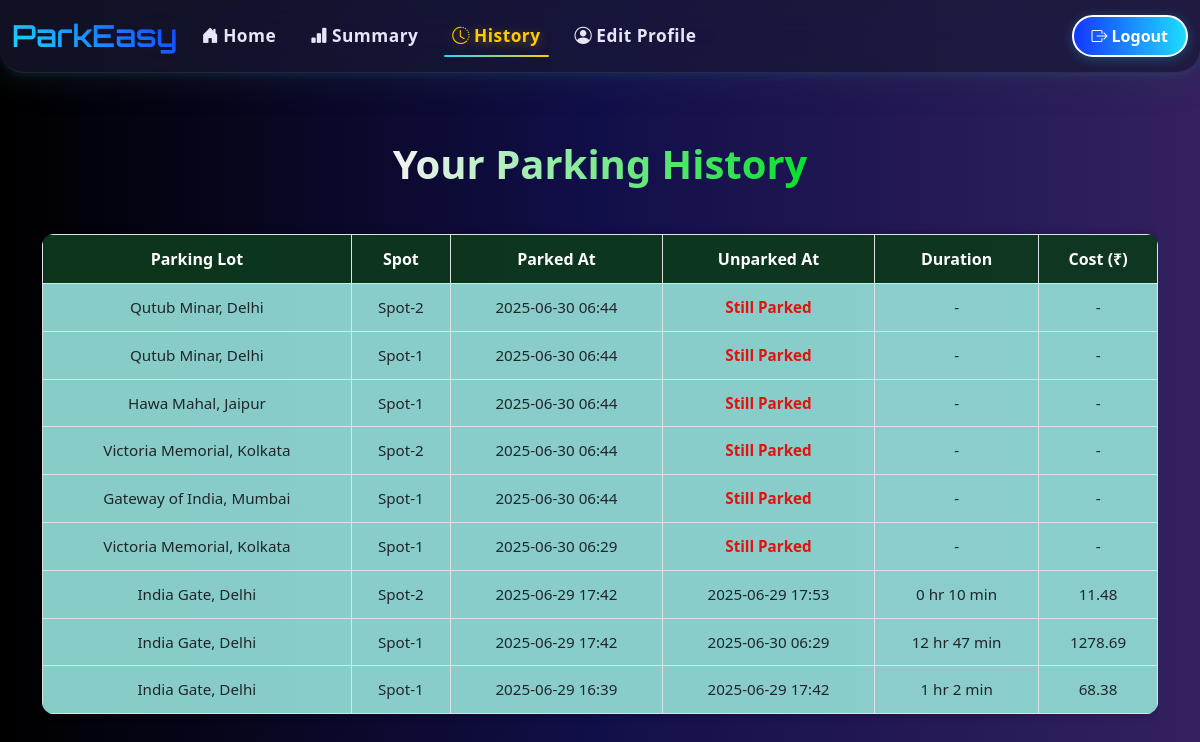
Page /user/history (signed in) on the committed database.
### models.py (models this page shows)
class Reservation(db.Model):
    __tablename__ = 'reservations'
    id = db.Column(db.Integer, primary_key=True)
    spot_id = db.Column(db.Integer, db.ForeignKey('parking_spots.id'), nullable=False)
    user_id = db.Column(db.Integer, db.ForeignKey('users.id'), nullable=False)
    parking_timestamp = db.Column(db.DateTime, default=datetime.utcnow)
    leaving_timestamp = db.Column(db.DateTime, nullable=True)
    parking_cost = db.Column(db.Float, nullable=True)
    note = db.Column(db.Text, nullable=True)

class ParkingLot(db.Model):
    __tablename__ = 'parking_lots'
    id = db.Column(db.Integer, primary_key=True)
    prime_location_name = db.Column(db.String(100), nullable=False)
    price_per_hour = db.Column(db.Float, nullable=False)
    address = db.Column(db.String(200), nullable=False)
    pin_code = db.Column(db.String(6), nullable=False)
    max_spots = db.Column(db.Integer, nullable=False)
    description = db.Column(db.Text, nullable=True)  # Optional
    spots = db.relationship('ParkingSpot', backref='lot', lazy=True, cascade='all, delete-orphan')

class ParkingSpot(db.Model):
    __tablename__ = 'parking_spots'
    id = db.Column(db.Integer, primary_key=True)
    lot_id = db.Column(db.Integer, db.ForeignKey('parking_lots.id'), nullable=False)
    status = db.Column(db.String(1), nullable=False, default='A')  # A=Available, O=Occupied
    spot_label = db.Column(db.String(20), nullable=True)
    reservation = db.relationship('Reservation', backref='spot', uselist=False, cascade='all, delete-orphan')

### app.py (the view)
@app.route('/user/history')
def parking_history():
    if session.get('role') != 'user':
        flash("Unauthorized access!", "warning")
        return redirect(url_for('login'))
    user_id = session['user_id']
    reservations = Reservation.query.filter_by(user_id=user_id).order_by(Reservation.parking_timestamp.desc()).all()
    return render_template('user/parking_history.html', reservations=reservations)

### templates/user/parking_history.html (shortened to what this page needs)
{% extends 'user/layout.html' %}
{% block content %}
<div class="container">
    <h3>Your Parking History</h3>
    {% if reservations %}
        <div class="table-responsive">
            <table class="table table-bordered mt-3">
                <thead>
                    <tr>
                        <th>Parking Lot</th>
                        <th>Spot</th>
                        <th>Parked At</th>
                        <th>Unparked At</th>
                        <th>Duration</th>
                        <th>Cost (₹)</th>
                    </tr>
                </thead>
                <tbody>
                    {% for r in reservations %}
                    <tr>
                        <td>{{ r.spot.lot.prime_location_name }}</td>
                        <td>{{ r.spot.spot_label }}</td>
                        <td>{{ r.parking_timestamp.strftime('%Y-%m-%d %H:%M') }}</td>
                        <td>
                            {% if r.leaving_timestamp %}
                                {{ r.leaving_timestamp.strftime('%Y-%m-%d %H:%M') }}
                            {% else %}
                                <span class="text-warning">Still Parked</span>
                            {% endif %}
                        </td>
                        <td>
                            {% if r.leaving_timestamp %}
                                {% set duration = r.leaving_timestamp - r.parking_timestamp %}
                                {% set total_minutes = duration.total_seconds() // 60 %}
                                {% set hours = (total_minutes // 60) | int %}
                                {% set minutes = (total_minutes % 60) | int %}
                                {{ hours }} hr {{ minutes }} min
                            {% else %}
                                -
                            {% endif %}
                        </td>
                        <td>{{ r.parking_cost if r.parking_cost else '-' }}</td>
                    </tr>
                    {% endfor %}
                </tbody>
            </table>
        </div>
    {% else %}
        <p class="text-muted">No parking history found.</p>
    {% endif %}
</div>
{% endblock %}

### templates/user/layout.html (style rules this page uses)
body { margin: 0; padding-top: 90px; font-family: 'Segoe UI', Tahoma, Geneva, Verdana, sans-serif; background: linear-gradient(to right, #000000, #0c0a4e, #34215f, #94476b); color: #f8f9fa; min-height: 100vh; }

### templates/user/parking_history.html (style rules this page uses)
body { background: linear-gradient(to right, #000000, #110f49, #34215f); color: #fff; }
.container { margin-top: 50px; padding-bottom: 40px; }
h3 { font-size: 2.5rem; margin: 0 auto 30px auto; width: fit-content; background: linear-gradient(to right, #f3f3f3, #07e02e); -webkit-background-clip: text; -webkit-text-fill-color: transparent; font-weight: bold; text-align: center; }
.table { background: rgba(11, 63, 122, 0.8) !important; border-radius: 12px !important; overflow: hidden !important; box-shadow: 0 0 10px rgba(0, 0, 0, 0.3)!important; color: #000000 !important; }
.table thead th { background: #0e3704bd !important; color: #ffffff !important; font-weight: bold; font-size: 1rem; text-align: center; padding: 12px 10px; }
.table td { text-align: center; vertical-align: middle; font-size: 0.95rem; padding: 12px 10px; background-color: rgba(177, 254, 233, 0.755); }
.text-warning { font-weight: bold; color: #e1120b !important; }

### rows in the picture
Reservation: spot.lot.prime_location_name "Qutub Minar, Delhi", spot.spot_label "Spot-2", parking_timestamp "2025-06-30 06:44", shows "Still Parked", parking_cost "-"
Reservation: spot.lot.prime_location_name "Qutub Minar, Delhi", spot.spot_label "Spot-1", parking_timestamp "2025-06-30 06:44", shows "Still Parked", parking_cost "-"
Reservation: spot.lot.prime_location_name "Hawa Mahal, Jaipur", spot.spot_label "Spot-1", parking_timestamp "2025-06-30 06:44", shows "Still Parked", parking_cost "-"
Reservation: spot.lot.prime_location_name "Victoria Memorial, Kolkata", spot.spot_label "Spot-2", parking_timestamp "2025-06-30 06:44", shows "Still Parked", parking_cost "-"
Reservation: spot.lot.prime_location_name "Gateway of India, Mumbai", spot.spot_label "Spot-1", parking_timestamp "2025-06-30 06:44", shows "Still Parked", parking_cost "-"
Reservation: spot.lot.prime_location_name "Victoria Memorial, Kolkata", spot.spot_label "Spot-1", parking_timestamp "2025-06-30 06:29", shows "Still Parked", parking_cost "-"
Reservation: spot.lot.prime_location_name "India Gate, Delhi", spot.spot_label "Spot-2", parking_timestamp "2025-06-29 17:42", leaving_timestamp "2025-06-29 17:53", hours "0", minutes "10", parking_cost "11.48"
Reservation: spot.lot.prime_location_name "India Gate, Delhi", spot.spot_label "Spot-1", parking_timestamp "2025-06-29 17:42", leaving_timestamp "2025-06-30 06:29", hours "12", minutes "47", parking_cost "1278.69"
Reservation: spot.lot.prime_location_name "India Gate, Delhi", spot.spot_label "Spot-1", parking_timestamp "2025-06-29 16:39", leaving_timestamp "2025-06-29 17:42", hours "1", minutes "2", parking_cost "68.38"
